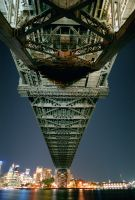
#> input picture אירוס/HW2 Multimedia Compression/bridge.png, 135 x 200 px, found by its file name
$ jupyter execute Assignment_2_Q2.ipynb
#> lines starting #> are read from the running program, lines starting #| are printed output that depends on the picture
# Assignment 2 Q2

##Section A

**The K-Means Algorithm and Its Connection to Quantization**

The k-means algorithm is a clustering algorithm used for classifying data into groups or clusters. It operates by identifying the centroids of k clusters, where k is a predefined number. Then, each data point is assigned to the nearest cluster. In other words, the points in each group are closer to their cluster’s centroid than to those of other clusters.
Steps of the k-means algorithm:
1.	Initialization: The algorithm randomly selects k points as initial centroids (these represent the colors in the image).
2.	Classification: Each data point, meaning each pixel in the image, is assigned to the closest cluster among the k colors based on Euclidean distance.
3.	Update: The centroids of the clusters are recalculated as the average of all the data points (pixels) assigned to that cluster.
4.	Iteration: Steps 2 and 3 are being repeated until the centroids stabilize or a predefined number of iterations is reached.

The algorithm is used for quantization by reducing the number of colors in an image to a smaller set of selected colors. This is done by replacing each color in the image with the nearest one among the k selected colors. In other words, the reduction in the number of colors is performed while maintaining the best possible visual similarity to the original image.

---

**Advantages and Disadvantages of K-Means**

##Section B

**Comparison Between Scalar and Vector Quantization Methods**

The image quality obtained in terms of Mean Squared Error (MSE) when performing scalar quantization independently on each of the R, G, and B channels is likely to be worse compared to the vector-based method described in the paper. The reason is that scalar quantization treats each color channel separately and does not account for correlations between the channels. Ignoring the relationships among the three channels can result in the loss of important color information and cause distortions. For instance, altering the B channel without considering R and G may lead to unnatural color representation. Consequently, the MSE would be higher.

In contrast, the vector-based method, which applies k-means for color quantization, reduces quantization errors compared to the scalar approach that processes each color channel independently. In k-means clustering, colors are grouped into clusters that better fit the color distribution in the image: rather than applying a fixed division per channel, the algorithm dynamically identifies which colors appear more frequently and places cluster centroids accordingly. This leads to a quantization process that reduces distortions, especially in smooth color transitions, and preserves important visual details. Therefore, the MSE decreases.

#Sections C-E

Mounting

[cell 1]
from google.colab import drive
drive.mount('/content/drive')
drive_path = '/content/drive/MyDrive/Multimedia_Compression/HW2/'

Libraries

[cell 2]
import cv2
import os
import numpy as np
from matplotlib import pyplot as plt
from sklearn.cluster import KMeans
from skimage.metrics import mean_squared_error, peak_signal_noise_ratio, structural_similarity

Then we will copy from question number 1 the function that calculates our quality metrics for us:

[cell 3]
def calculate_metrics(reference_image, compressed_image):
    mse_channel_values = [mean_squared_error(reference_image[:, :, ch], compressed_image[:, :, ch]) for ch in range(3)]
    psnr_channel_values = [peak_signal_noise_ratio(reference_image[:, :, ch], compressed_image[:, :, ch]) for ch in range(3)]
    ssim_channel_values = [structural_similarity(reference_image[:, :, ch], compressed_image[:, :, ch]) for ch in range(3)]

    average_mse = np.mean(mse_channel_values)
    average_psnr = np.mean(psnr_channel_values)
    average_ssim = np.mean(ssim_channel_values)
    return average_mse, average_psnr, average_ssim

We will connect to our drive to load the image we want:

[cell 4]
bridge = cv2.imread(drive_path + 'bridge.png')
#> bridge is the input picture: shape (200, 135, 3); mean B, G, R 67, 72.6, 64.4
bridge_RGB = cv2.cvtColor(bridge, cv2.COLOR_BGR2RGB)

def kmeans(image, clusters):
    height, width, channels = image.shape
    kmeans_model = KMeans(n_clusters=clusters, init='k-means++', random_state=42, n_init=10) # take the best from the n_init times
    labels = kmeans_model.fit_predict(image.reshape(-1, 3))
    clust_pix = kmeans_model.cluster_centers_[labels]
    return clust_pix.reshape((height, width, channels)).astype(np.uint8)

clusters_list = [32, 64, 128]
for cluster in clusters_list:
    clustered_image = kmeans(bridge_RGB, cluster)
    cv2.imwrite(drive_path + f'clustered_{cluster}_colors.png', cv2.cvtColor(clustered_image, cv2.COLOR_RGB2BGR))

    mse_result, psnr_result, ssim_result = calculate_metrics(bridge_RGB, clustered_image)

    original_file_size = os.path.getsize(drive_path + 'bridge.png')
    clustered_file_size = os.path.getsize(f'clustered_{cluster}_colors.png')
    size_ratio = original_file_size / clustered_file_size
    original_file_size_KB = original_file_size / 1024
    clustered_file_size_KB = clustered_file_size / 1024


    print(f'Clusters={cluster} Metrics:')
    print(f'MSE: {mse_result:.4f}\nPSNR: {psnr_result:.4f} dB  \nSSIM: {ssim_result:.4f}')
    print(f'Original Size: {original_file_size_KB:.2f} KB')
    print(f'Clustered Size: {clustered_file_size_KB:.2f} KB')
    print(f'Compression Ratio: {size_ratio:.4f}')

    plt.figure(figsize=(10, 5))
    plt.subplot(1, 2, 1)
    plt.title("Original Bridge")
    plt.imshow(bridge_RGB)
    plt.axis('off')
    plt.subplot(1, 2, 2)
    plt.title(f"Bridge - Clustered (K={cluster})")
    plt.imshow(clustered_image)
    plt.axis('off')
    plt.tight_layout()
    plt.show()
#> this loop made 3 passes
#> (mse_channel_values in calculate_metrics, psnr_channel_values in calculate_metrics, ssim_channel_values in calculate_metrics, average_mse in calculate_metrics, average_psnr in calculate_metrics, average_ssim in calculate_metrics, mse_result, psnr_result) on passes 1 to 3: ([45.18, 30.96, 50.31], [31.58, 33.22, 31.11], [0.938, 0.951, 0.927], 42.15, 31.97, 0.939, 42.15, 31.97), ([24.49, 19.46, 26.5], [34.24, 35.24, 33.9], [0.964, 0.97, 0.955], 23.48, 34.46, 0.963, 23.48, 34.46), ([14.15, 12.64, 14.59], [36.62, 37.11, 36.49], [0.978, 0.981, 0.974], 13.79, 36.74, 0.978, 13.79, 36.74)
#| MSE: 42.1495
#| PSNR: 31.9728 dB
#| SSIM: 0.9387
#| MSE: 23.4841
#| PSNR: 34.4594 dB
#| SSIM: 0.9630
#| MSE: 13.7933
#| PSNR: 36.7422 dB
#| SSIM: 0.9776
#> pass 1, `clustered_image = kmeans(bridge_RGB, cluster)`:
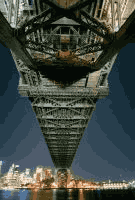
#> clustered_image: shape (200, 135, 3); mean R, G, B 64, 72.2, 66.4
#> pass 1, `plt.show()`:
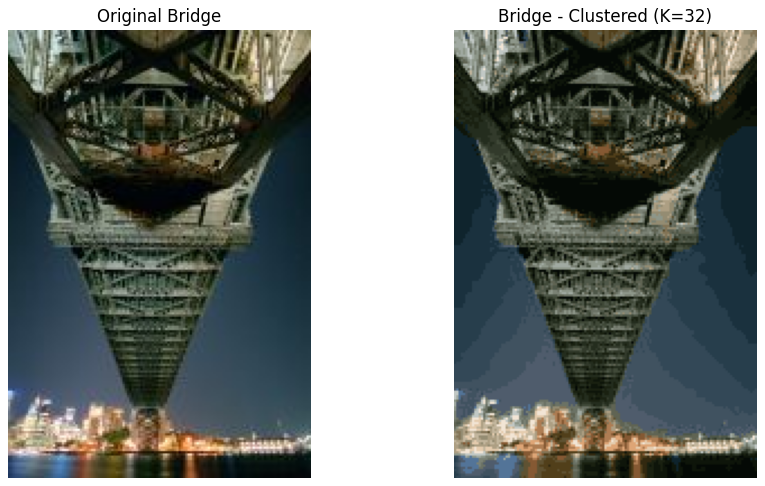
#> figure drawn by matplotlib, 2 panels
